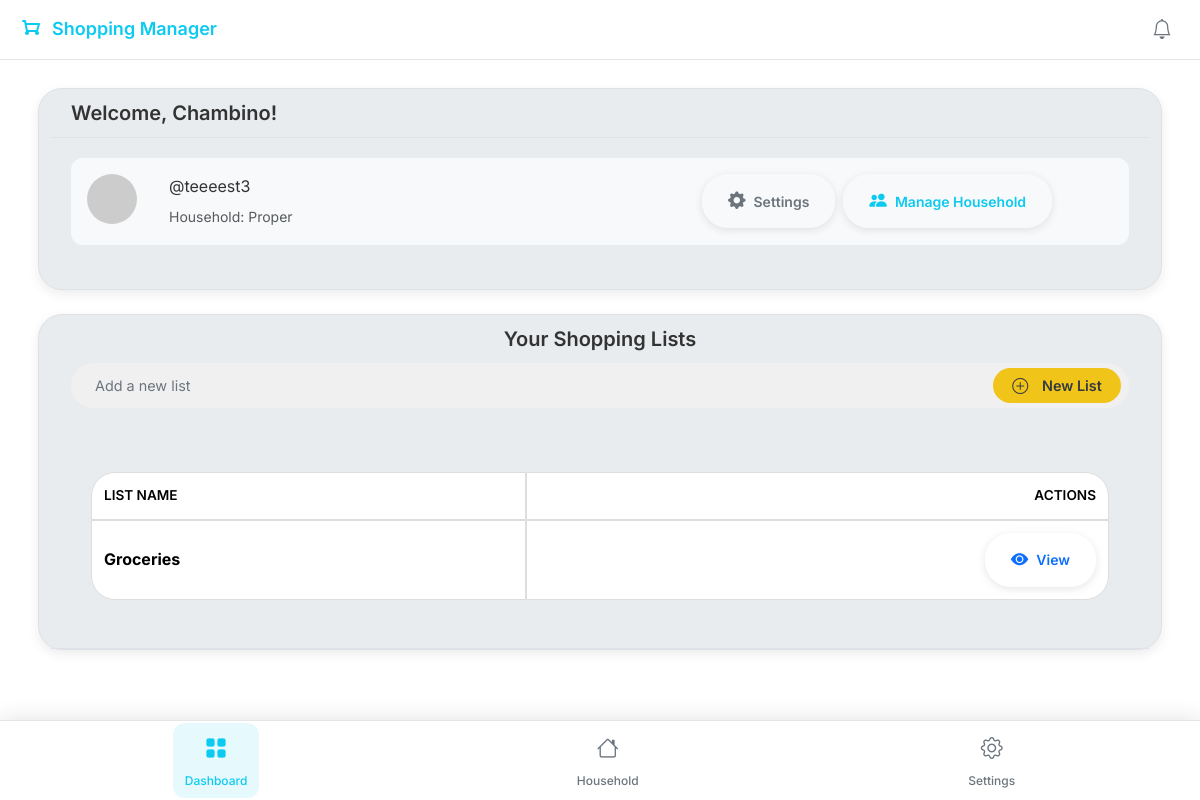
/dashboard (signed in), run on the app's committed database.
### app/models.py (models this page shows, shortened)
class User(db.Model, UserMixin):
    __tablename__ = 'users'
    id = db.Column(db.Integer, primary_key=True)
    username = db.Column(db.String(80), unique=True, nullable=False, index=True)
    name = db.Column(db.String(80), nullable=False)
    password = db.Column("password", db.String(128), nullable=False)
    role = db.Column(db.String(20), default='member', nullable=False)  # member or admin
    avatar_url = db.Column(db.String(256), nullable=True)
    household_id = db.Column(db.Integer, db.ForeignKey('households.id', ondelete='SET NULL'), nullable=True)
    household = db.relationship(
        'Household',
        back_populates='members',
        foreign_keys=[household_id]
    )
    created_lists = db.relationship(
        'ShoppingList',
        back_populates='creator',
        lazy='select',
        cascade='all, delete-orphan'
    )
    added_items = db.relationship(
        'ListItem',
        back_populates='added_by_user',
        lazy='select'
    )
    activities = db.relationship(
        'ActivityLog',
        back_populates='user',
        lazy='select',
        cascade='all, delete-orphan'
    )
    push_tokens = db.relationship(
        'FCMToken',
        back_populates='user',
        lazy='select',
        cascade='all, delete-orphan'
    )

class Household(db.Model):
    __tablename__ = 'households'
    id = db.Column(db.Integer, primary_key=True)
    join_code = db.Column(db.String(36), unique=True, nullable=False,
                         default=lambda: secrets.token_hex(4).upper(), index=True)
    name = db.Column(db.String(100), nullable=False)
    admin_id = db.Column(db.Integer, db.ForeignKey('users.id', ondelete='RESTRICT'), nullable=False)
    admin = db.relationship(
        'User',
        foreign_keys=[admin_id],
        post_update = True
    )
    members = db.relationship(
        'User',
        back_populates='household',
        foreign_keys=[User.household_id]
    )
    shopping_lists = db.relationship(
        'ShoppingList',
        back_populates='household',
        lazy='select',
        cascade="all, delete-orphan"
    )
    activities = db.relationship(
        'ActivityLog',
        back_populates='household',
        lazy='select',
        cascade="all, delete-orphan"
    )

class ShoppingList(db.Model):
    __tablename__ = 'shopping_lists'
    id = db.Column(db.Integer, primary_key=True)
    name = db.Column(db.String(100), nullable=False)
    created_at = db.Column(db.DateTime(timezone=True), default=now_local, nullable=False)
    items_count = db.Column(db.Integer, default=0, nullable=False)
    purchased_items_count = db.Column(db.Integer, default=0, nullable=False)
    household_id = db.Column(db.Integer, db.ForeignKey('households.id', ondelete='CASCADE'), nullable=False)
    created_by_user_id = db.Column(db.Integer, db.ForeignKey('users.id', ondelete='RESTRICT'), nullable=False)
    household = db.relationship(
        'Household',
        back_populates='shopping_lists',
        lazy='select'
    )
    creator = db.relationship(
        'User',
        back_populates='created_lists',
        lazy='select'
    )
    items = db.relationship(
        'ListItem',
        back_populates='shopping_list',
        lazy='select',
        cascade="all, delete-orphan",
        order_by='ListItem.added_at.desc()'
    )

### app/routes.py (the view)
@main.route('/dashboard')
@login_required
def dashboard():
    new_list_form = ShoppingListForm()
    household_id = current_user.household_id
    if not household_id:
        flash("You must join or create a household first.", "warning")
        return redirect(url_for('household_bp.setup'))
    household = HouseholdModel.query.get(household_id)
    if not household:
        flash("Household not found.", "danger")
        return redirect(url_for('main.dashboard'))
    is_admin = (current_user.id == household.admin_id)
    all_household_lists = ShoppingListModel.query.filter_by(
        household_id=household_id
    ).order_by(
        ShoppingListModel.created_at.desc()
    ).all()
    return render_template(
        'dashboard.html',
        title=f"Dashboard - {household.name}",
        household=household,
        lists=all_household_lists,
        is_admin=is_admin,
        new_list_form=new_list_form
    )

### app/shopping_lists/forms.py
class ShoppingListForm(FlaskForm):
    name = StringField('List Name', validators=[DataRequired()])
    submit = SubmitField('Create List')

### templates/dashboard.html (shortened to what this page needs)
{% extends "base.html" %}
{% block content %}
<div class="container mt-2">
    <div class="row">
        <div class="card sm-card mb-4">
            <div class="card-header"><h5 class="mb-0">Welcome, {{ current_user.name | default('User') }}!</h5></div>
            <div class="card-body">
                <div class="profile-header d-flex flex-column flex-md-row align-items-center align-items-md-start">
                    <div class="text-center text-md-start mb-3 mb-md-0 me-md-3">
                        <img src="{{ current_user.avatar_url }}"
                            alt="{{ current_user.name }}'s avatar"
                            class="profile-pic-actual"
                            onerror="this.onerror=null; this.src='https://api.dicebear.com/7.x/initials/svg?seed={{ current_user.name }}'">
                    </div>
                    <div class="profile-info w-100 w-md-auto me-md-auto mb-3 mb-md-0 text-center text-md-start">
                        <p class="card-text mb-1">@{{ current_user.username }}</p>
                        {% if current_user.household %}
                        <small class="text-muted">Household: {{ current_user.household.name }}</small>
                        {% else %}
                        <small class="text-muted">Not currently in a household. <a href="{{ url_for('household_bp.setup')}}">Join or Create One!</a></small>
                        {% endif %}
                    </div>
                    <div class="profile-actions d-flex flex-column flex-sm-row align-items-sm-center w-100 w-md-auto justify-content-center">
                        <a href="{{ url_for('settings_bp.account_settings') }}" class="btn btn-sm btn-outline-secondary mb-2 mb-sm-0 me-sm-2">
                            <i class="bi bi-gear-fill"></i> Settings
                        </a>
                        {% if current_user.household and (is_admin or current_user.is_admin_of_household) %}
                        <a href="{{ url_for('household_bp.manage_household', household_id=current_user.household_id) }}" class="btn btn-sm btn-outline-info">
                            <i class="bi bi-people-fill"></i> Manage Household
                        </a>
                        {% endif %}
                    </div>
                </div>
            </div>
        </div>
    </div>
    <div class="row">
        <div class="card sm-card mb-4">
            <div class="card-header">
                <div class="list-header-controls">
                    <h2 class="h4 list-header-title">Your Shopping Lists</h2>
                    <div class="header-actions-toolbar">
                        <div class="header-action-group" id="headerQuickAddGroup">
                            <div class="dashboard-new-list-container">
                                <form class="d-flex my-auto" role="New List" id="dashboardListAddForm" action="{{ url_for('shoppinglist_bp.create_list') }}" method="post">
                                    <div class="shopping-new-list-pill-container">
                                    {{ new_list_form.name(class_='form-control' + (' is-invalid' if new_list_form.name.errors else ''), placeholder="Add a new list", id="dashboardNewListInput", type="text", aria_label="New List") }}
                                        <button class="btn btn-new-list-custom expanded" type="submit" id="dashboardNewListBtn">
                                                <i class="bi bi-plus-circle"></i>
                                                <span class="New-List-text">New List</span>
                                        </button>
                                    </div>
                                </form>
                            </div>
                        </div>
                    </div>
                </div>
                <div class="card-body">
                    {% if lists %}
                    <div class="table-container">
                        <table class="table align-middle rounded-table" id="shoppingListsTable">
                            <thead>
                                <tr>
                                    <th scope="col">List Name</th>
                                    <th scope="col" class="text-end">Actions</th>
                                </tr>
                            </thead>
                            <tbody>
                                {% for list in lists %}
                                <tr id="list-row-{{ list.id }}">
                                    <td>
                                        <strong>{{ list.name }}</strong>
                                    </td>
                                    <td class="text-end">
                                        <div class="d-flex flex-wrap justify-content-end gap-2">
                                            <a href="{{ url_for('shoppinglist_bp.view_list', list_id=list.id) }}"
                                            class="btn btn-sm btn-outline-primary">
                                            <i class="bi bi-eye-fill"></i> <span class="d-none d-sm-inline">View</span>
                                            </a>
                                        </div>
                                    </td>
                                </tr>
                                {% endfor %}
                            </tbody>
                        </table>
                    </div>
                    {% else %}
                    <div>
                        <p class="card-text">You don't have any lists yet! Click 'New List' to get started.</p>
                    </div>
                    {% endif%}
                </div>
            </div>
        </div>
    </div>
</div>
{% endblock %}

### static/css/base.css (style rules this page uses)
* { margin: 0; padding: 0; box-sizing: border-box; font-family: 'Inter' sans-serif; }
.container { width: 100%; margin: 0 auto; padding: 0 20px; }
h1,h2,h3,h4,h5,h6,.h1,.h2,.h3,.h4,.h5,.h6 { font-family: 'Inter', sans-serif; font-weight: 600; }
h2 { font-size: 2.5rem; margin-bottom: 1rem; }
body { padding-bottom: 80px; font-family: 'Inter', -apple-system, BlinkMacSystemFont, 'Segoe UI', Roboto, sans-serif; opacity: none; -webkit-overflow-scrolling: touch; line-height: 1.6; color: var(--dark); background-color: var(--background); font-weight: 400; }
html { -ms-overflow-style: none; scrollbar-width: none; }

### data on the page
User: name "Chambino", username "teeeest3"
Household: household.name "Proper"
ShoppingList: name "Groceries"
